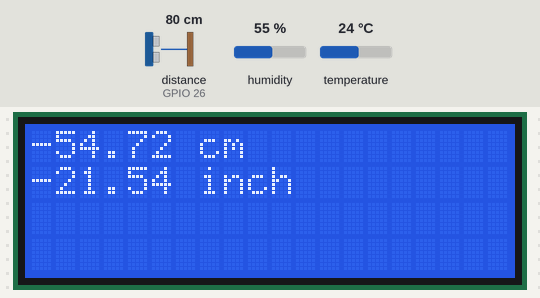
The sketch below on a simulated ESP32. Shown: 20×4 character LCD. Wiring (inferred from the names in the program): ultrasonic range finder: trigger GPIO 27; echo GPIO 26. The test bench sets the inputs (shaded band); at power-on: distance to the obstacle (sensor on GPIO 26) 80 cm, humidity 55 %, temperature 24 °C. The echo pulse lasts 58.3 µs per cm; the modem accepts every AT command (registered, SIM ready, sends succeed) and sends nothing else; what the sketch prints to the serial monitor is not drawn.

Above: at 0.8 s.

The sketch:

final_gsm.ino
```cpp
#include <String.h>
#include <SoftwareSerial.h>
#include <WiFi.h>
#include "ThingSpeak.h"
#include <Wire.h>
#include <pitches.h>
#include <LiquidCrystal_I2C.h>
#include <WiFiClient.h>
#include "DHT.h"

SoftwareSerial gprsSerial(3,1);   //R T pins dht sensor


LiquidCrystal_I2C lcd(0x27, 20, 4); //lcd display

const int trigPin = 27;     //ultrasonic sensor
const int echoPin = 26;

#define DHTPIN 16 // Digital pin connected to the DHT sensor
#define DHTTYPE DHT11 // DHT 11
DHT dht(DHTPIN, DHTTYPE); // Initializing the DHT11 sensor.

unsigned long myChannelNumber = 1;

unsigned long lastTime = 0;
unsigned long timerDelay = 15000;

#define ini_h 23.13
#define CM_TO_INCH 0.393701

long duration;
float distanceCm;
float distanceInch;
WiFiClient client;

void setup() {
  Serial.begin(9600);//Initialize serial
  gprsSerial.begin(9600);               // the GPRS baud rate

  delay(10);
  ThingSpeak.begin(client);   //non wifi
  dht.begin();
  pinMode(trigPin, OUTPUT); // Sets the trigPin as an Output
  pinMode(echoPin, INPUT);
  lcd.begin();
  lcd.backlight();
  WiFi.mode(WIFI_STA);

  delay(500);

}

void loop() {
      //DHT sensor
      float h = dht.readHumidity();
      float t = dht.readTemperature();
      delay(100);

      Serial.print("Temperature = ");
      Serial.print(t);
      Serial.println(" °C");
      Serial.print("Humidity = ");
      Serial.print(h);
      Serial.println(" %");

      //ULTRASONIC sensor
      // Get a new distance reading
      digitalWrite(trigPin, LOW);
      delayMicroseconds(2);
      digitalWrite(trigPin, HIGH);
      delayMicroseconds(10);    // Sets the trigPin on HIGH state for 10 micro seconds
      digitalWrite(trigPin, LOW);

      duration = pulseIn(echoPin, HIGH);    // Reads the echoPin, returns the sound wave travel time in microseconds
      distanceCm = 0.9659*((duration*(0.0001) * 20.05*sqrt(273.16+t))/2);
      float height=(ini_h - distanceCm);
        distanceInch = (height) * CM_TO_INCH;   // Convert to inches

      Serial.print("Distance (cm): ");
      Serial.println(height);
      Serial.print("Distance (inch): ");
      Serial.println(distanceInch);
      lcd.setCursor(0,0);
      lcd.print(height);
      lcd.print(" cm  ");
      lcd.setCursor(0,1);
      lcd.print(distanceInch);
      lcd.print(" inch  ");
      delay(500);
  if (gprsSerial.available())
    Serial.write(gprsSerial.read());

  gprsSerial.println("AT");
  delay(1000);

  gprsSerial.println("AT+CPIN?");
  delay(1000);

  gprsSerial.println("AT+CREG?");
  delay(1000);

  gprsSerial.println("AT+CGATT?");
  delay(1000);

  gprsSerial.println("AT+CIPSHUT");
  delay(2000);

  gprsSerial.println("AT+CIPSTATUS");
  delay(2000);

  gprsSerial.println("AT+CIPMUX=0");
  delay(2000);

  ShowSerialData();

  gprsSerial.println("AT+CSTT=\"airtelgprs.com\"");//start task and setting the APN,
  delay(1000);

  ShowSerialData();

  gprsSerial.println("AT+CIICR");//bring up wireless connection
  delay(3000);

  ShowSerialData();

  gprsSerial.println("AT+CIFSR");//get local IP adress
  delay(2000);

  ShowSerialData();

  gprsSerial.println("AT+CIPSPRT=0");
  delay(3000);

  ShowSerialData();

  gprsSerial.println("AT+CIPSTART=\"TCP\",\"api.thingspeak.com\",\"80\"");//start up the connection
  delay(5000);

  ShowSerialData();

  gprsSerial.println("AT+CIPSEND");//begin send data to remote server
  delay(4000);
  ShowSerialData();

  String str="GET https://api.thingspeak.com/update?api_key=DDGA4GHHRZ832KPH""&field1=" + String(t) +"&field2="+String(h)+"&field3="+String(height)+"&field4="+String(distanceInch);
  Serial.println(str);
  gprsSerial.println(str);//begin send data to remote server

  delay(4000);
  ShowSerialData();

  gprsSerial.println((char)26);//sending
  delay(5000);//waitting for reply, important! the time is base on the condition of internet
  gprsSerial.println();

  ShowSerialData();

  gprsSerial.println("AT+CIPSHUT");//close the connection
  delay(100);
  ShowSerialData();
}

void ShowSerialData()
{
  while(gprsSerial.available()!=0)
  Serial.write(gprsSerial.read());
  delay(5000);

}
```
